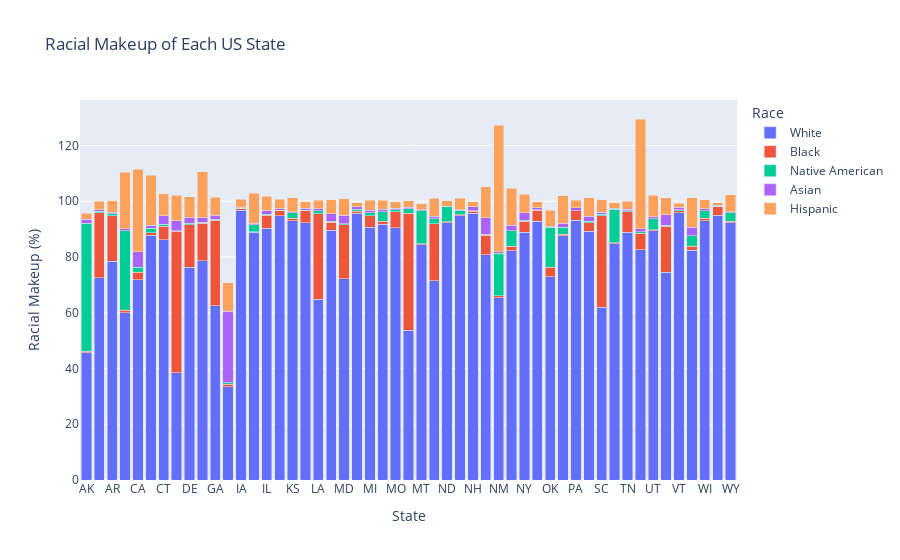

Notebook cell for this chart:
### Code cell
fig = px.bar(racial_makeup,
    x="Geographic area",
    y=['White', 'Black', 'Native American', 'Asian', 'Hispanic'],
    title="Racial Makeup of Each US State",
    labels={"value": "Racial Makeup (%)", 'variable': 'Race', 'Geographic area': 'State'},
    barmode="stack",
)
fig.update_xaxes(tickangle=0)

fig.show()

### Figure 1 — Plotly figure (JSON) as saved in the notebook; plotly's stock layout.template omitted (floating-point values rounded to 4 significant figures)
{"data": [{"alignmentgroup": "True", "hovertemplate": "Race=White<br>State=%{x}<br>Racial Makeup (%)=%{y}<extra></extra>", "legendgroup": "White", "marker": {"color": "#636efa", "pattern": {"shape": ""}}, "name": "White", "offsetgroup": "White", "orientation": "v", "showlegend": true, "textposition": "auto", "type": "bar", "x": ["AK", "AL", "AR", "AZ", "CA", "CO", "CT", "DC", "DE", "FL", "GA", "HI", "IA", "ID", "IL", "IN", "KS", "KY", "LA", "MA", "MD", "ME", "MI", "MN", "MO", "MS", "MT", "NC", "ND", "NE", "NH", "NJ", "NM", "NV", "NY", "OH", "OK", "OR", "PA", "RI", "SC", "SD", "TN", "TX", "UT", "VA", "VT", "WA", "WI", "WV", "WY"], "xaxis": "x", "y": [45.65, 72.51, 78.45, 59.93, 71.87, 87.77, 86.11, 38.5, 76.25, 78.67, 62.59, 33.37, 96.71, 88.82, 90.36, 94.82, 92.96, 92.23, 64.81, 89.67, 72.12, 95.69, 90.67, 91.8, 90.44, 53.8, 84.48, 71.52, 92.29, 94.72, 95.68, 80.89, 65.42, 82.33, 88.88, 92.8, 72.93, 87.63, 93.25, 89.23, 61.98, 84.82, 88.95, 82.59, 89.44, 74.6, 95.87, 82.38, 92.96, 95.04, 92.37], "yaxis": "y"}, {"alignmentgroup": "True", "hovertemplate": "Race=Black<br>State=%{x}<br>Racial Makeup (%)=%{y}<extra></extra>", "legendgroup": "Black", "marker": {"color": "#EF553B", "pattern": {"shape": ""}}, "name": "Black", "offsetgroup": "Black", "orientation": "v", "showlegend": true, "textposition": "auto", "type": "bar", "x": ["AK", "AL", "AR", "AZ", "CA", "CO", "CT", "DC", "DE", "FL", "GA", "HI", "IA", "ID", "IL", "IN", "KS", "KY", "LA", "MA", "MD", "ME", "MI", "MN", "MO", "MS", "MT", "NC", "ND", "NE", "NH", "NJ", "NM", "NV", "NY", "OH", "OK", "OR", "PA", "RI", "SC", "SD", "TN", "TX", "UT", "VA", "VT", "WA", "WI", "WV", "WY"], "xaxis": "x", "y": [0.5673, 23.32, 16.3, 0.9545, 2.692, 0.9177, 4.992, 50.7, 15.39, 13.37, 30.63, 1.071, 0.5635, 0.2952, 4.704, 1.688, 0.9605, 4.421, 30.78, 2.802, 19.46, 0.8198, 4.124, 1.001, 5.879, 41.83, 0.2266, 20.4, 0.3574, 0.4205, 0.7156, 6.975, 0.667, 1.567, 4.008, 3.96, 3.376, 0.5295, 3.27, 2.988, 32.83, 0.29, 7.303, 5.88, 0.385, 16.51, 0.7706, 1.427, 0.9373, 2.915, 0.3995], "yaxis": "y"}, {"alignmentgroup": "True", "hovertemplate": "Race=Native American<br>State=%{x}<br>Racial Makeup (%)=%{y}<extra></extra>", "legendgroup": "Native American", "marker": {"color": "#00cc96", "pattern": {"shape": ""}}, "name": "Native American", "offsetgroup": "Native American", "orientation": "v", "showlegend": true, "textposition": "auto", "type": "bar", "x": ["AK", "AL", "AR", "AZ", "CA", "CO", "CT", "DC", "DE", "FL", "GA", "HI", "IA", "ID", "IL", "IN", "KS", "KY", "LA", "MA", "MD", "ME", "MI", "MN", "MO", "MS", "MT", "NC", "ND", "NE", "NH", "NJ", "NM", "NV", "NY", "OH", "OK", "OR", "PA", "RI", "SC", "SD", "TN", "TX", "UT", "VA", "VT", "WA", "WI", "WV", "WY"], "xaxis": "x", "y": [45.86, 0.6593, 0.7599, 28.59, 1.723, 1.625, 0.6566, 0.3, 0.5237, 0.4554, 0.3003, 0.3881, 0.2714, 2.525, 0.2618, 0.2758, 1.873, 0.2101, 0.9573, 0.2663, 0.3409, 0.545, 1.077, 3.363, 0.5443, 1.615, 11.87, 1.788, 5.33, 1.56, 0.2875, 0.2571, 15.34, 5.577, 0.3613, 0.215, 14.38, 2.589, 0.1616, 0.6706, 0.4628, 12.03, 0.3166, 0.6589, 3.87, 0.3423, 0.3697, 3.75, 2.62, 0.2002, 3.095], "yaxis": "y"}, {"alignmentgroup": "True", "hovertemplate": "Race=Asian<br>State=%{x}<br>Racial Makeup (%)=%{y}<extra></extra>", "legendgroup": "Asian", "marker": {"color": "#ab63fa", "pattern": {"shape": ""}}, "name": "Asian", "offsetgroup": "Asian", "orientation": "v", "showlegend": true, "textposition": "auto", "type": "bar", "x": ["AK", "AL", "AR", "AZ", "CA", "CO", "CT", "DC", "DE", "FL", "GA", "HI", "IA", "ID", "IL", "IN", "KS", "KY", "LA", "MA", "MD", "ME", "MI", "MN", "MO", "MS", "MT", "NC", "ND", "NE", "NH", "NJ", "NM", "NV", "NY", "OH", "OK", "OR", "PA", "RI", "SC", "SD", "TN", "TX", "UT", "VA", "VT", "WA", "WI", "WV", "WY"], "xaxis": "x", "y": [1.388, 0.4798, 0.4771, 0.7266, 5.568, 1.155, 2.99, 3.5, 2, 1.617, 1.492, 25.65, 0.4008, 0.4877, 1.337, 0.5868, 0.4264, 0.711, 0.7865, 2.853, 2.98, 1.032, 0.9542, 1.026, 0.5499, 0.5461, 0.3189, 0.9263, 0.2935, 0.2919, 1.343, 5.945, 0.4939, 2.007, 2.719, 0.7515, 0.4265, 1.382, 0.989, 1.688, 0.74, 0.3179, 0.6373, 1.015, 0.7709, 3.669, 0.9101, 3.075, 0.7908, 0.3411, 0.3896], "yaxis": "y"}, {"alignmentgroup": "True", "hovertemplate": "Race=Hispanic<br>State=%{x}<br>Racial Makeup (%)=%{y}<extra></extra>", "legendgroup": "Hispanic", "marker": {"color": "#FFA15A", "pattern": {"shape": ""}}, "name": "Hispanic", "offsetgroup": "Hispanic", "orientation": "v", "showlegend": true, "textposition": "auto", "type": "bar", "x": ["AK", "AL", "AR", "AZ", "CA", "CO", "CT", "DC", "DE", "FL", "GA", "HI", "IA", "ID", "IL", "IN", "KS", "KY", "LA", "MA", "MD", "ME", "MI", "MN", "MO", "MS", "MT", "NC", "ND", "NE", "NH", "NJ", "NM", "NV", "NY", "OH", "OK", "OR", "PA", "RI", "SC", "SD", "TN", "TX", "UT", "VA", "VT", "WA", "WI", "WV", "WY"], "xaxis": "x", "y": [2.149, 2.98, 4.273, 20.14, 29.65, 17.9, 7.976, 9.1, 7.417, 16.53, 6.415, 10.36, 2.819, 10.7, 5.171, 3.318, 5.072, 2.226, 2.977, 4.946, 5.931, 1.313, 3.535, 3.154, 2.365, 2.322, 2.192, 6.413, 1.823, 4.07, 1.745, 11.12, 45.43, 13.17, 6.629, 2.13, 5.696, 9.777, 2.733, 6.668, 4.475, 2.037, 2.856, 39.36, 7.663, 6.153, 1.38, 10.61, 3.323, 0.9042, 6.018], "yaxis": "y"}], "layout": {"autosize": true, "barmode": "stack", "legend": {"title": {"text": "Race"}, "tracegroupgap": 0}, "title": {"text": "Racial Makeup of Each US State"}, "xaxis": {"anchor": "y", "autorange": true, "domain": [0, 1], "range": [-0.5, 50.5], "tickangle": 0, "title": {"text": "State"}, "type": "category"}, "yaxis": {"anchor": "x", "autorange": true, "domain": [0, 1], "range": [0, 136.3], "title": {"text": "Racial Makeup (%)"}, "type": "linear"}}}
